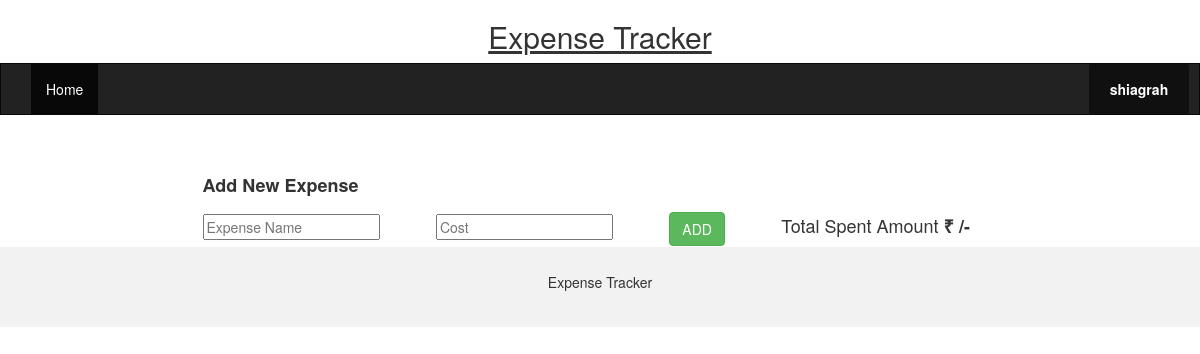
Before: /sortbyname/ (signed in) with the older database file.
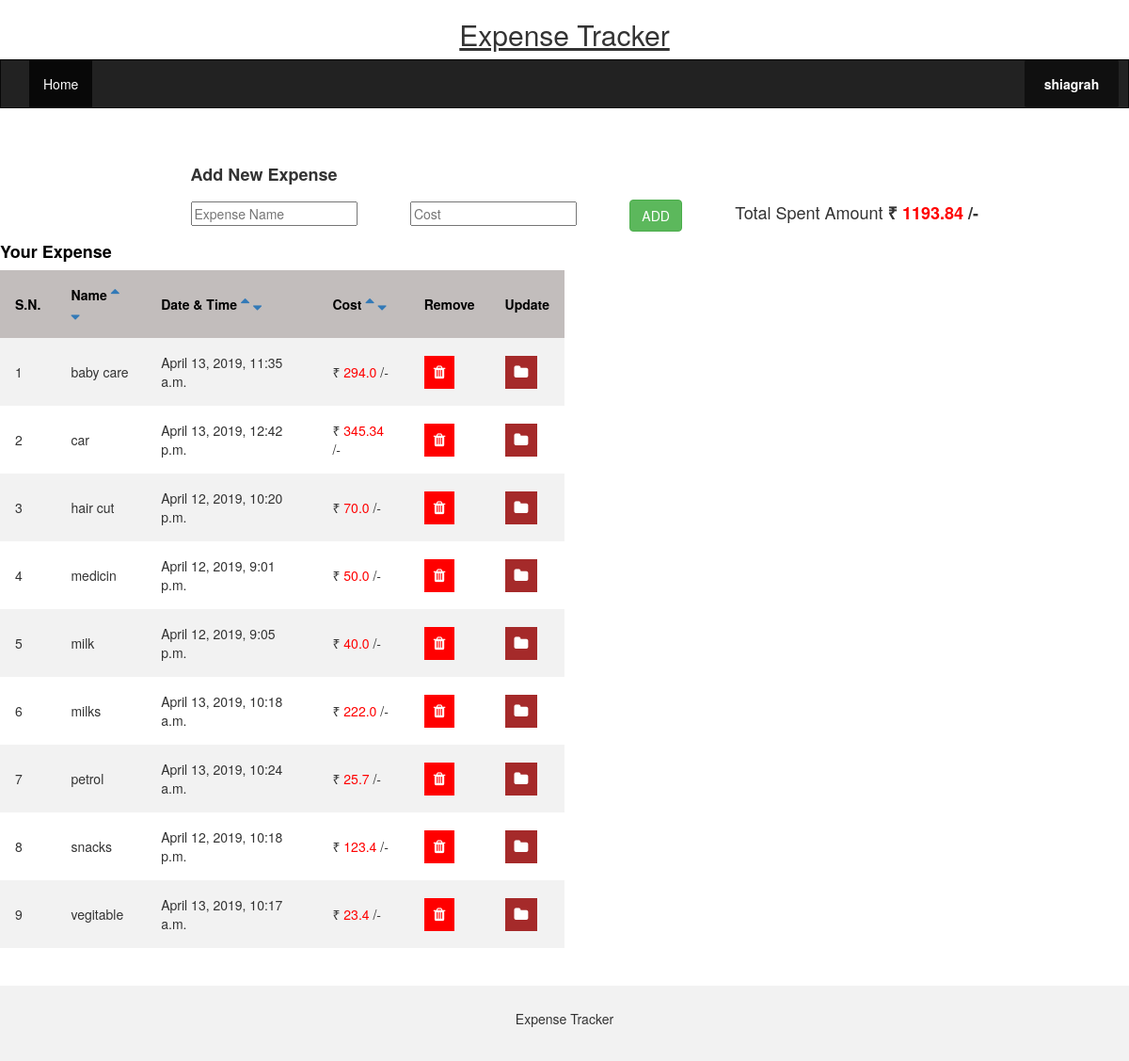
After: the same page with the newer database file.
### accounts/models.py (models this page shows)
class expense_table(models.Model):
    user=models.ForeignKey(User, on_delete=models.CASCADE)
    name = models.CharField(max_length=200)
    expense_date = models.DateTimeField('date')
    cost =  models.FloatField(default=0)
    image = models.ImageField(blank=True,null=True)

### accounts/views.py (the view)
# urls.py: path('sortbyname/', accounts.views.sortbyname, name='sortbyname'),
def sortbyname(request):
    username = request.user
    all_expense = expense_table.objects.filter(user=username).order_by('name').all()
    total = expense_table.objects.filter(user=username).aggregate(Sum('cost'))
    print(total)
    return render(request, 'home.html', {'all_expense': all_expense, 'total': total})

### templates/home.html (shortened to what this page needs)
{% extends 'base.html' %}
{% block content %}
{% if user.is_authenticated %}
<html lang="en">
  <head>
    <link rel="stylesheet" href="https://maxcdn.bootstrapcdn.com/bootstrap/3.4.0/css/bootstrap.min.css">
    <link rel="stylesheet" href="https://cdnjs.cloudflare.com/ajax/libs/font-awesome/4.7.0/css/font-awesome.min.css">
</head>
  <body>
    <div class="">
      <div class="container text-center">
        <h2><u>Expense Tracker</u></h2>
      </div>
    </div>
    <nav class="navbar navbar-inverse">
      <div class="container-fluid">
        <div class="collapse navbar-collapse" id="myNavbar">
          <ul class="nav navbar-nav">
            <li class="active" ><a href="{%url 'home'%}">Home</a></li>
          </ul>
          <ul class="nav navbar-nav navbar-right">
            <li>
              <div class="inner"><button onclick="myFunction()" class="dropbtn">{{ user.username }}</button>
              </div>
            </li>
          </ul>
        </div>
      </div>
    </nav>
    <div class="outer">
      <h4 class="inner"><b>Add New Expense</b></h4>
      <form action="{% url 'add' %}" method="post">
          <input class="inner" type="text"  placeholder="Expense Name" name="name" required>
          <input class="inner" type="number" placeholder="Cost" required name="cost" step="0.01">
          <button type="submit" class="btn btn-success inner" >ADD</button>
        <h4 class="inner">Total Spent Amount <b>₹ <font  color="red" >{{total.cost__sum|floatformat:2 }} </font>/-</b></h4>
      </form>
    </div>
    {% if all_expense %}
    <h4 class="section"><font color="black"><b>Your Expense</b></font></h4>
    <table>
      <tr>
        <th>S.N.</th>
        <th>Name
          <a href="/sortbyname"><i style="font-size:16px" class="fa">&#xf0de;</i></a>
          <a href="/sortbyname_"><i style="font-size:16px" class="fa">&#xf0dd;</i></a>
        </th>
        <th>
          Date & Time
          <a href="/sortbydate"><i style="font-size:16px" class="fa">&#xf0de;</i></a>
          <a href="/sortbydate_"><i style="font-size:16px" class="fa">&#xf0dd;</i></a>
        </th>
        <th>
          Cost
          <a href="/sortbycost"><i style="font-size:16px" class="fa">&#xf0de;</i></a>
          <a href="/sortbycost_"><i style="font-size:16px" class="fa">&#xf0dd;</i></a>
        </th>
        <th>Remove</th>
        <th>Update</th>
      </tr>
      {% for expense in all_expense %}
      <tr>
        <td> {{ forloop.counter }}</td>
        <td>{{expense.name}}</td>
        <td>{{expense.expense_date}}</td>
        <td>₹ <font  color="red">{{expense.cost}}</font> /-</td>
        <form action="{% url 'delete' %}" method="post" >
          <td><button class="btn1" type="submit" name="expense"  value="{{ expense.id }}"><i class="fa fa-trash"></i></button></td>
        </form>
        <form action="{% url 'update' %}" method="post" >
          <td><button class="btn2" type="submit" name="expense"  value="{{ expense.id }}"><i class="fa fa-folder"></i></button></td>
        </form>
      </tr>
    {% endfor %}
    </table>
    <br><br>
    {% endif %}
    <footer class="container-fluid text-center">
      <p>Expense Tracker </p>
    </footer>
  </body>
</html>
{% else %}
  <p>You are not logged in</p>
  <a href="{% url 'login' %}">login</a>
{% endif %}
{% endblock %}

Changed rows visible on the page:
added expense_table: name "baby care", expense_date "April 13, 2019, 11:35 a.m.", cost "294.0", {{ expense.id }} 15 (drawn)
added expense_table: name "car", expense_date "April 13, 2019, 12:42 p.m.", cost "345.34", {{ expense.id }} 17 (drawn)
added expense_table: name "hair cut", expense_date "April 12, 2019, 10:20 p.m.", cost "70.0", {{ expense.id }} 10 (drawn)
added expense_table: name "medicin", expense_date "April 12, 2019, 9:01 p.m.", cost "50.0", {{ expense.id }} 7 (drawn)
added expense_table: name "milk", expense_date "April 12, 2019, 9:05 p.m.", cost "40.0", {{ expense.id }} 8 (drawn)
added expense_table: name "milks", expense_date "April 13, 2019, 10:18 a.m.", cost "222.0", {{ expense.id }} 13 (drawn)
added expense_table: name "petrol", expense_date "April 13, 2019, 10:24 a.m.", cost "25.7", {{ expense.id }} 14 (drawn)
added expense_table: name "snacks", expense_date "April 12, 2019, 10:18 p.m.", cost "123.4", {{ expense.id }} 9 (drawn)
added expense_table: name "vegitable", expense_date "April 13, 2019, 10:17 a.m.", cost "23.4", {{ expense.id }} 12 (drawn)
Other visible differences:
{{ total.cost__sum|floatformat:2 }}: (not shown) → "1193.84"
text now shown: "Your Expense S.N. Name Date & Time Cost Remove Update"
